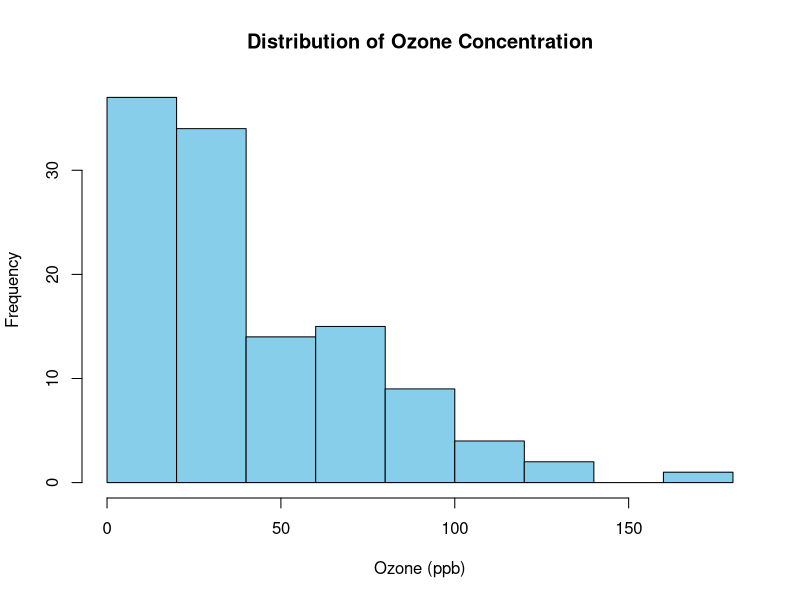
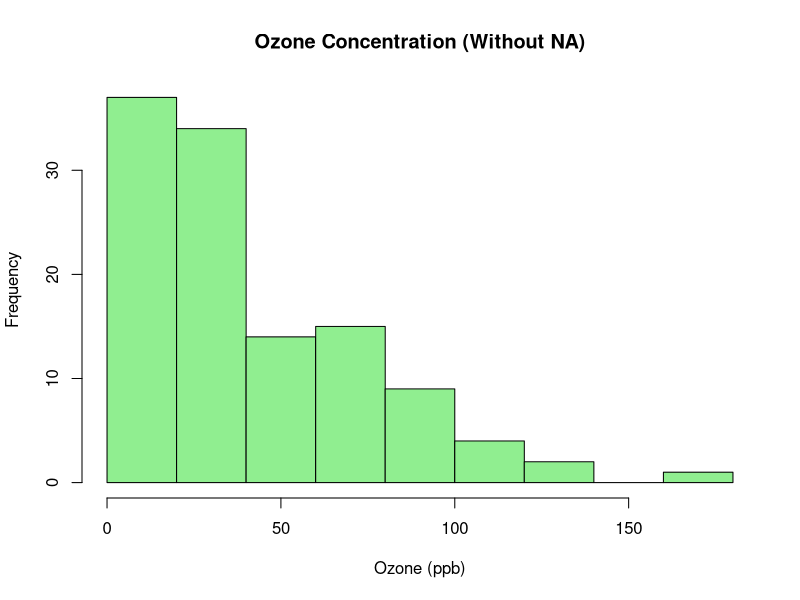
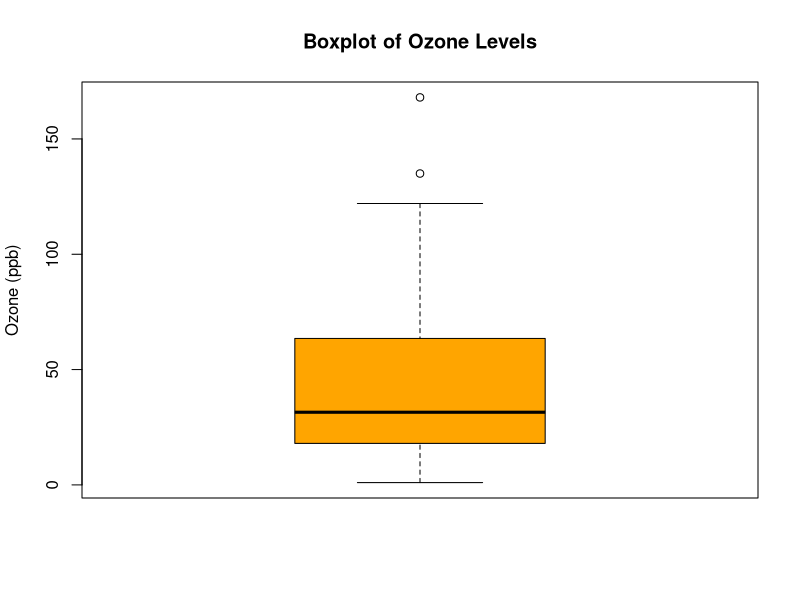
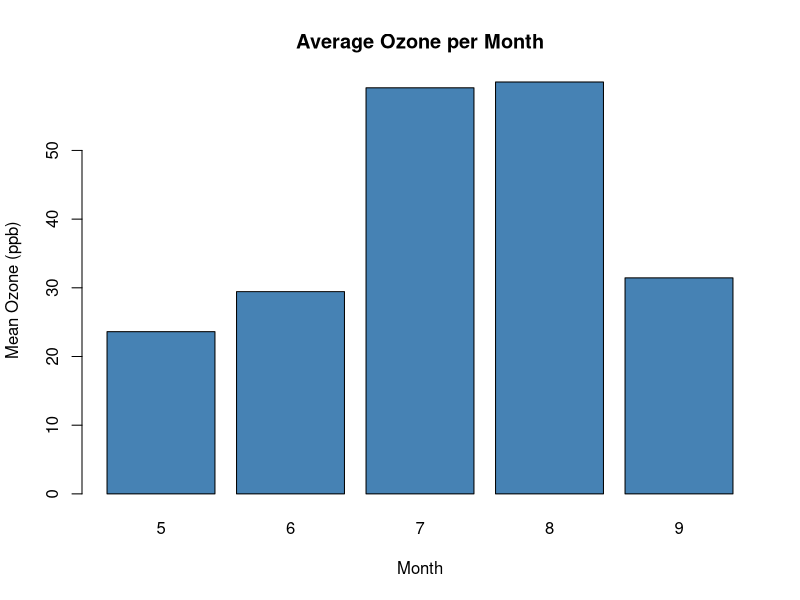

Source code (R) for these figures, in order:
# Load dataset
data(airquality)

# Inspect data
head(airquality, 3)
str(airquality)
class(airquality)

# View dataset
View(airquality)

# Check Ozone column
summary(airquality$Ozone)

# Histogram (with NA warning possible)
hist(
  airquality$Ozone,
  main = "Distribution of Ozone Concentration",
  xlab = "Ozone (ppb)",
  col = "skyblue",
  border = "black"
)

# Remove NA values
ozone_clean <- na.omit(airquality$Ozone)

# Histogram without NA
hist(
  ozone_clean,
  main = "Ozone Concentration (Without NA)",
  xlab = "Ozone (ppb)",
  col = "lightgreen",
  border = "black"
)

# Boxplot
boxplot(
  ozone_clean,
  main = "Boxplot of Ozone Levels",
  ylab = "Ozone (ppb)",
  col = "orange"
)

# Mean ozone per month
mean_ozone_month <- tapply(
  airquality$Ozone,
  airquality$Month,
  mean,
  na.rm = TRUE
)

mean_ozone_month

# Barplot
barplot(
  mean_ozone_month,
  main = "Average Ozone per Month",
  xlab = "Month",
  ylab = "Mean Ozone (ppb)",
  col = "steelblue"
)
